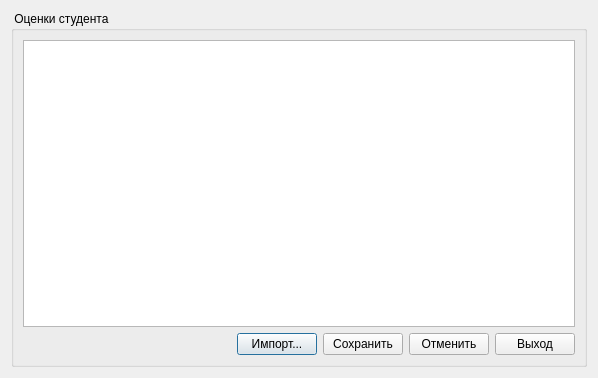
<?xml version="1.0" encoding="UTF-8"?>
<ui version="4.0">
 <class>marksdialog</class>
 <widget class="QDialog" name="marksdialog">
  <property name="windowModality">
   <enum>Qt::ApplicationModal</enum>
  </property>
  <property name="geometry">
   <rect>
    <x>0</x>
    <y>0</y>
    <width>598</width>
    <height>378</height>
   </rect>
  </property>
  <property name="windowTitle">
   <string>Dialog</string>
  </property>
  <property name="modal">
   <bool>true</bool>
  </property>
  <layout class="QHBoxLayout" name="horizontalLayout_2">
   <item>
    <widget class="QGroupBox" name="groupBox">
     <property name="title">
      <string> Оценки студента </string>
     </property>
     <layout class="QVBoxLayout" name="verticalLayout">
      <item>
       <widget class="QTableView" name="marksTableView"/>
      </item>
      <item>
       <layout class="QHBoxLayout" name="horizontalLayout">
        <item>
         <spacer name="horizontalSpacer">
          <property name="orientation">
           <enum>Qt::Horizontal</enum>
          </property>
          <property name="sizeHint" stdset="0">
           <size>
            <width>40</width>
            <height>20</height>
           </size>
          </property>
         </spacer>
        </item>
        <item>
         <widget class="QPushButton" name="importMarksButton">
          <property name="text">
           <string>Импорт...</string>
          </property>
         </widget>
        </item>
        <item>
         <widget class="QPushButton" name="saveMarksButton">
          <property name="text">
           <string>Сохранить</string>
          </property>
         </widget>
        </item>
        <item>
         <widget class="QPushButton" name="cancelMarksButton">
          <property name="text">
           <string>Отменить</string>
          </property>
         </widget>
        </item>
        <item>
         <widget class="QPushButton" name="closeButton">
          <property name="text">
           <string>Выход</string>
          </property>
         </widget>
        </item>
       </layout>
      </item>
     </layout>
    </widget>
   </item>
  </layout>
 </widget>
 <resources/>
 <connections/>
</ui>
